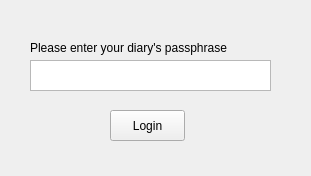
<?xml version="1.0" encoding="UTF-8"?>
<ui version="4.0">
 <class>MainWindow</class>
 <widget class="QMainWindow" name="MainWindow">
  <property name="geometry">
   <rect>
    <x>0</x>
    <y>0</y>
    <width>311</width>
    <height>176</height>
   </rect>
  </property>
  <property name="minimumSize">
   <size>
    <width>311</width>
    <height>176</height>
   </size>
  </property>
  <property name="maximumSize">
   <size>
    <width>311</width>
    <height>176</height>
   </size>
  </property>
  <property name="windowTitle">
   <string>MainWindow</string>
  </property>
  <widget class="QWidget" name="centralwidget">
   <widget class="QLabel" name="label">
    <property name="geometry">
     <rect>
      <x>30</x>
      <y>40</y>
      <width>241</width>
      <height>16</height>
     </rect>
    </property>
    <property name="text">
     <string>Please enter your diary's passphrase</string>
    </property>
   </widget>
   <widget class="QPlainTextEdit" name="passwordEdit">
    <property name="geometry">
     <rect>
      <x>30</x>
      <y>60</y>
      <width>241</width>
      <height>31</height>
     </rect>
    </property>
    <property name="font">
     <font>
      <pointsize>12</pointsize>
     </font>
    </property>
    <property name="plainText">
     <string/>
    </property>
   </widget>
   <widget class="QPushButton" name="loginButton">
    <property name="geometry">
     <rect>
      <x>110</x>
      <y>110</y>
      <width>75</width>
      <height>31</height>
     </rect>
    </property>
    <property name="text">
     <string>Login</string>
    </property>
   </widget>
  </widget>
  <widget class="QMenuBar" name="menubar">
   <property name="geometry">
    <rect>
     <x>0</x>
     <y>0</y>
     <width>311</width>
     <height>21</height>
    </rect>
   </property>
  </widget>
 </widget>
 <resources/>
 <connections/>
</ui>
